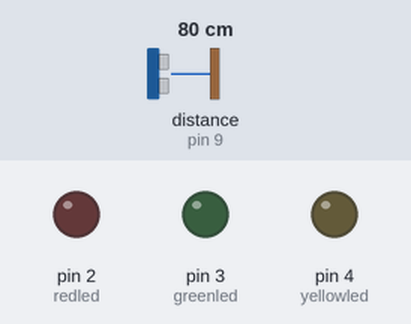
A sketch run on a simulated Arduino Uno, built with avr-gcc and run on an emulated ATmega328P. Shown: output pins drawn as LEDs (lit = HIGH). Wiring (inferred from the names in the program): ultrasonic range finder: trigger pin 10; echo pin 9. The inputs (shaded band) are chosen by the test bench; at power-on: distance to the obstacle (sensor on pin 9) 80 cm. The echo pulse lasts 58.3 µs per cm; pins used as bus, display or sensor lines are not drawn.

Above: at 1.2 s.
1.3 s: distance to the obstacle (sensor on pin 9) set to 2 cm
At 1.9 s:
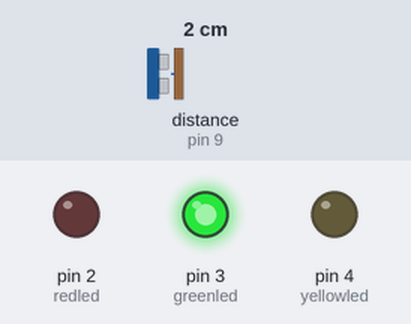
2.8 s: distance to the obstacle (sensor on pin 9) set to 18 cm
At 4.0 s:
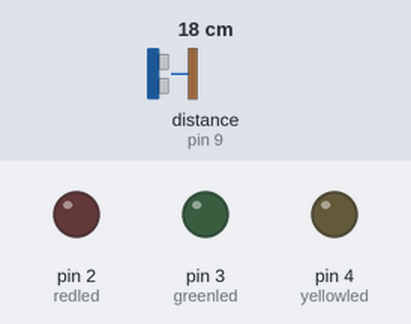
4.3 s: distance to the obstacle (sensor on pin 9) set to 4 cm
At 5.2 s:
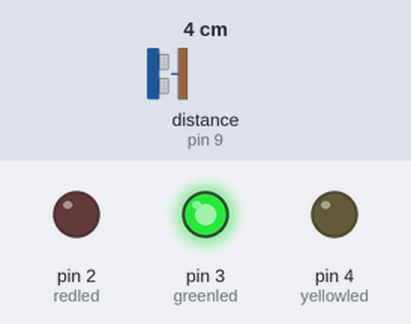
Timing chart, 0 to 7.3 s (numbered marks = the images above; inputs shaded):
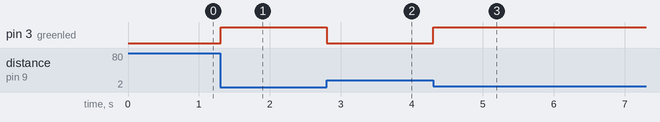

Measured:
- after the input at 1.3 s, pin 3 (greenled): LOW → HIGH at once
- after the input at 2.8 s, pin 3 (greenled): HIGH → LOW at once
- after the input at 4.3 s, pin 3 (greenled): LOW → HIGH at once

The sketch:

3.ino
```cpp
#define redled 2
#define greenled 3
#define yellowled 4
#define echopin 9
#define trigpin 10
float distance = 0;
void setup() {
pinMode(echopin, INPUT);
pinMode (trigpin , OUTPUT);
pinMode (greenled , OUTPUT);
pinMode (redled , OUTPUT);
pinMode (yellowled , OUTPUT);
}
void loop() {
digitalWrite(trigpin,LOW);
delayMicroseconds(2);
digitalWrite(trigpin,HIGH);
delayMicroseconds(10);
digitalWrite(trigpin,LOW);

distance = pulseIn (echopin,HIGH);
distance = distance /58;
if  (distance >= 15){
  digitalWrite (greenled, LOW);
   digitalWrite (redled, LOW);
  digitalWrite (yellowled, LOW);
}
else if (distance > 10 || distance < 15){
    digitalWrite (greenled, HIGH);

}
else if (distance > 5 || distance < 10){
  digitalWrite (yellowled, HIGH);

}else{
     digitalWrite (redled, HIGH);

}
}
```
